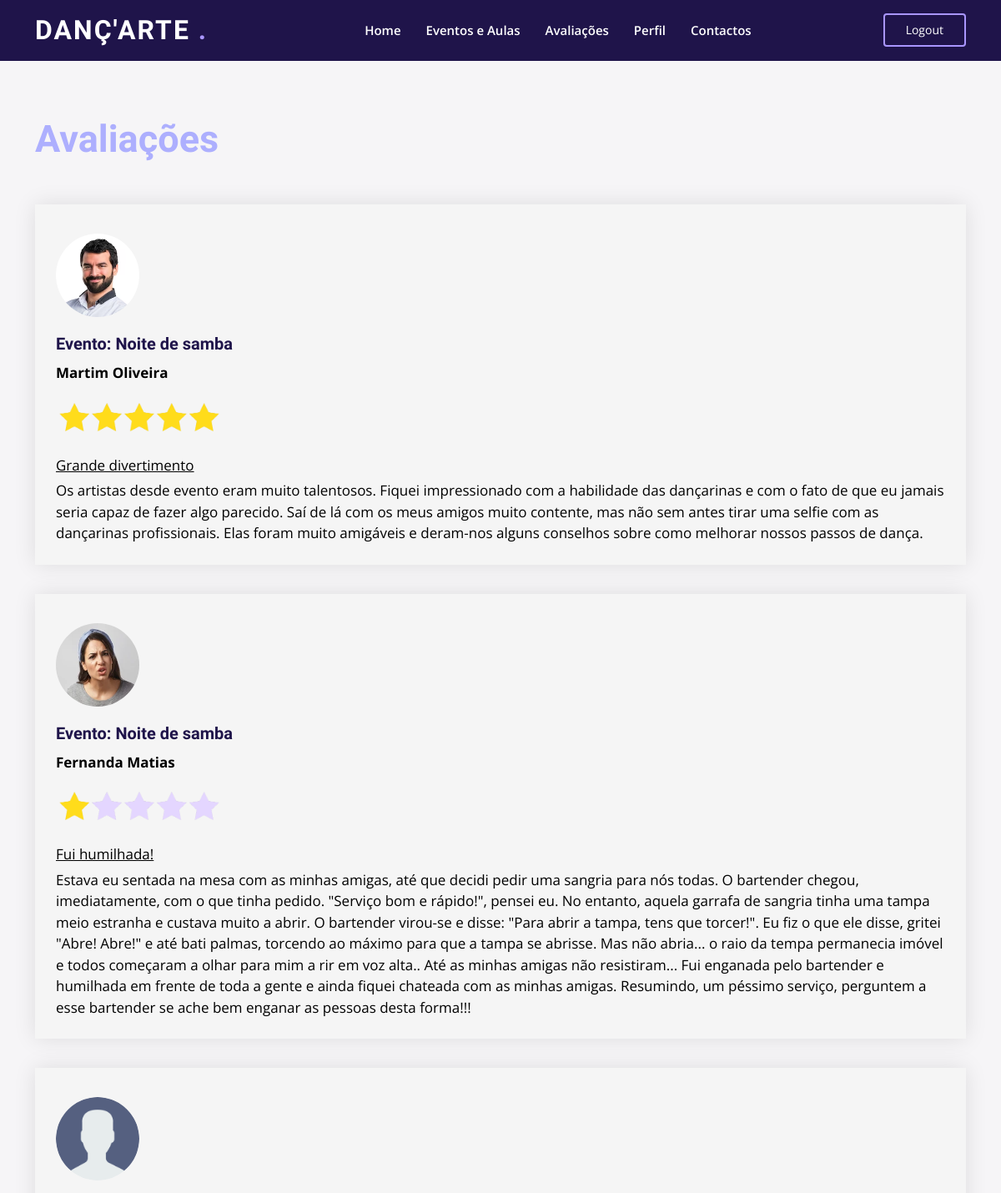
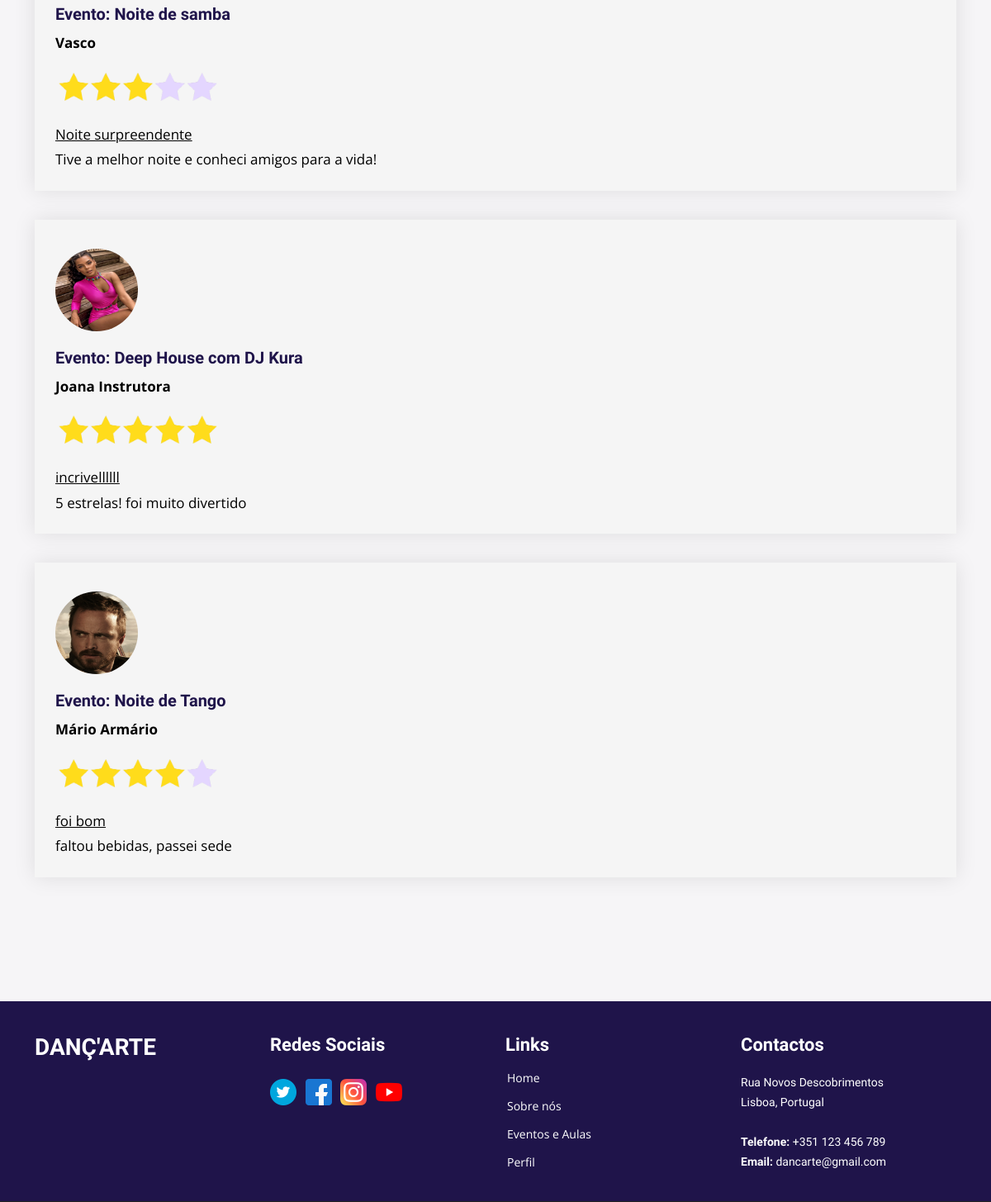
Screenshot of /danceteria/avaliacoes/ (signed in) with the database file from the repository (2 pictures, top to bottom).
### webdanceteria/models.py (models this page shows, shortened)
class Avaliacao(models.Model):
    avaliador = models.ForeignKey(User, on_delete=models.CASCADE, default=None)
    evento = models.ForeignKey(Evento, on_delete=models.CASCADE)
    titulo = models.CharField(max_length=100, default="")
    descricao = models.CharField(max_length=1000, null=True, blank=True, default="")
    rating = models.IntegerField()  # 1 a 5 estrelas
    data_avaliacao = models.DateTimeField()

class Utilizador(models.Model):
    user = models.OneToOneField(User, on_delete=models.CASCADE, default=None)
    nome = models.CharField(max_length=50)
    email = models.EmailField()
    genero = models.CharField(max_length=1, choices=genero_choices)
    imagem_perfil = models.FileField(upload_to='utilizadorImg', null=True)
    descricao = models.CharField(max_length=500, null=True, blank=True, default="")
    data_nascimento = models.DateField()
    n_aulas = models.IntegerField(default=0)
    n_eventos = models.IntegerField(default=0)
    class Meta:
        abstract = True

class Membro(Utilizador):
    preferencias_musicais = models.CharField(max_length=100, null=True)
    nivel_membro = models.ForeignKey(NivelMembro, on_delete=models.PROTECT)
    pontos = models.IntegerField(default=0)

class Evento(models.Model):
    nome = models.CharField(max_length=100)
    data_hora = models.DateTimeField()
    preco_bilhete = models.DecimalField(max_digits=6, decimal_places=2, default=None)
    bilhetes_disponiveis = models.IntegerField()
    descricao = models.CharField(max_length=500, null=True, blank=True)
    artistas = models.CharField(max_length=500, null=True, blank=True)

class Instrutor(Utilizador):
    especializacao = models.ForeignKey(Categoria, on_delete=models.PROTECT, null=True)

### webdanceteria/views.py (the view)
# urls.py: path('avaliacoes/', views.avaliacoes_view, name='avaliacoes_view')
@login_required()
def avaliacoes_view(request):
    avaliacoes = Avaliacao.objects.order_by('-data_avaliacao')
    return render(request, 'webdanceteria/avaliacoes.html', {'avaliacoes': avaliacoes})

### webdanceteria/templatetags/registerfilters.py (called while the page is built)
@register.filter
def isMembro(user):
    return user.groups.filter(name='Membros').exists()

@register.filter
def isInstrutor(user):
    return user.groups.filter(name='Instrutores').exists()

@register.filter
def getUtilizador(user):
    if isMembro(user):
        return Membro.objects.get(user_id=user)
    if isInstrutor(user):
        return Instrutor.objects.get(user_id=user)
    if user.is_superuser:
        return Diretor.objects.get(user_id=user)
    return None

@register.filter
def getNome(user):
    return getUtilizador(user).nome

@register.filter
def getImagemPerfil(user):
    if getUtilizador(user).imagem_perfil:
        return f"{settings.MEDIA_URL}{getUtilizador(user).imagem_perfil}"
    else:
        return None

### webdanceteria/templates/webdanceteria/avaliacoes.html (shortened to what this page needs)
{% extends "./profile.html" %}
    {% load static %}
    {% load registerfilters %}
{% block content %}
    <section class="events create">
        <div class="container">
            <div class="section-title" style="margin-bottom: -20px">
                {% block nameForm %}
                    <h3>
                        Avaliações
                    </h3>
                {% endblock %}
            </div>
            {% for avaliacao in avaliacoes %}
                <div id="divDivisao">
                    {% if avaliacao.avaliador|getImagemPerfil %}
                        <img src="{% static avaliacao.avaliador|getImagemPerfil %}"
                             id=" img{{ avaliacao.avaliador.id }}"
                             style="width: 100px; height: 100px" title="" alt="">
                    {% else %}
                        <img src="{% static 'webdanceteria/img/user.png' %}" id=" img{{ avaliacao.avaliador.id }}"
                             style="width: 100px; height: 100px" title="" alt="">
                    {% endif %}
                    <h5 class="eventoNome"> Evento: {{ avaliacao.evento.nome }}</h5>
                    <p class="p"><strong>{{ avaliacao.avaliador|getNome }}</strong></p>
                    {% if avaliacao.rating == 1 %}
                        <img src="{% static 'webdanceteria/img/rating_1.png' %}" style="width: 200px; height: 50px; border-radius: 0" alt="">
                    {% elif avaliacao.rating == 2 %}
                        <img src="{% static 'webdanceteria/img/rating_2.png' %}" style="width: 200px; height: 50px; border-radius: 0" alt="">
                    {% elif avaliacao.rating == 3 %}
                        <img src="{% static 'webdanceteria/img/rating_3.png' %}" style="width: 200px; height: 50px; border-radius: 0" alt="">
                    {% elif avaliacao.rating == 4 %}
                        <img src="{% static 'webdanceteria/img/rating_4.png' %}" style="width: 200px; height: 50px; border-radius: 0" alt="">
                    {% elif avaliacao.rating == 5 %}
                        <img src="{% static 'webdanceteria/img/rating_5.png' %}" style="width: 200px; height: 50px; border-radius: 0" alt="">
                    {% endif %}
                    <p class="p"> <u> {{ avaliacao.titulo }} </u> </p>
                    <p class="p"> {{ avaliacao.descricao }} </p>
                </div>
            {% endfor %}
        </div>
    </section>
{% endblock %}

### webdanceteria/static/webdanceteria/css/styles.css (style rules this page uses)
body { font-family: "Open Sans", sans-serif; color: #444444; }
h1, h2, h3, h4, h5, h6 { font-family: "Raleway", sans-serif; }
section { padding: 140px 0; overflow: hidden; }
.section-title { padding-bottom: 40px; }
.section-title h3 { font-size: 45px; font-weight: 700; margin: 0 0 6px; color: #adaffe; }
.create p { color: #322791; font-size: 17px; font-weight: 600; }
#divDivisao { border-color: #fff; box-shadow: 0px 0 25px 0 rgba(0, 0, 0, 0.1); transform: translateY(-10px); padding: 20px 20px 20px 25px; margin-top: 35px; background-color: whitesmoke; }
#divDivisao .eventoNome { font-weight: 600; margin-bottom: 10px; color: #1f144a; }
#divDivisao .p { color: black; margin-bottom: 5px; font-weight: normal; }
#divDivisao img { margin-top: 15px; margin-bottom: 20px; border-radius: 50%; display: block; overflow: hidden; }

### rows the page displays
Avaliacao: avaliador.imagem_perfil (picture), evento.nome "Noite de samba", avaliador|getNome "Martim Oliveira", rating 5 (drawn), titulo "Grande divertimento", descricao "Os artistas desde evento eram muito talentosos. Fiquei impressionado com a habilidade das dançarinas e com o fato de que eu jamais seria capaz de fazer algo parecido. Saí de lá com os meus amigos muito contente, mas não sem antes tirar uma selfie com as dançarinas profissionais. Elas foram muito amigáveis e deram-nos alguns conselhos sobre como melhorar nossos passos de dança."
Avaliacao: avaliador.imagem_perfil (picture), evento.nome "Noite de samba", avaliador|getNome "Fernanda Matias", rating 1 (drawn), titulo "Fui humilhada!", descricao "Estava eu sentada na mesa com as minhas amigas, até que decidi pedir uma sangria para nós todas. O bartender chegou, imediatamente, com o que tinha pedido. \"Serviço bom e rápido!\", pensei eu. No entanto, aquela garrafa de sangria tinha uma tampa meio estranha e custava muito a abrir. O bartender virou-se e disse: \"Para abrir a tampa, tens que torcer!\". Eu fiz o que ele disse, gritei \"Abre! Abre!\" e até bati palmas, torcendo ao máximo para que a tampa se abrisse. Mas não abria... o raio da tempa permanecia imóvel e todos começaram a olhar para mim a rir em voz alta.. Até as minhas amigas não resistiram... Fui enganada pelo bartender e humilhada em frente de toda a gente e ainda fiquei…"
Avaliacao: evento.nome "Noite de samba", avaliador|getNome "Vasco", rating 3 (drawn), titulo "Noite surpreendente", descricao "Tive a melhor noite e conheci amigos para a vida!"
Avaliacao: avaliador.imagem_perfil (picture), evento.nome "Deep House com DJ Kura", avaliador|getNome "Joana Instrutora", rating 5 (drawn), titulo "incrivellllll", descricao "5 estrelas! foi muito divertido"
Avaliacao: avaliador.imagem_perfil (picture), evento.nome "Noite de Tango", avaliador|getNome "Mário Armário", rating 4 (drawn), titulo "foi bom", descricao "faltou bebidas, passei sede"
